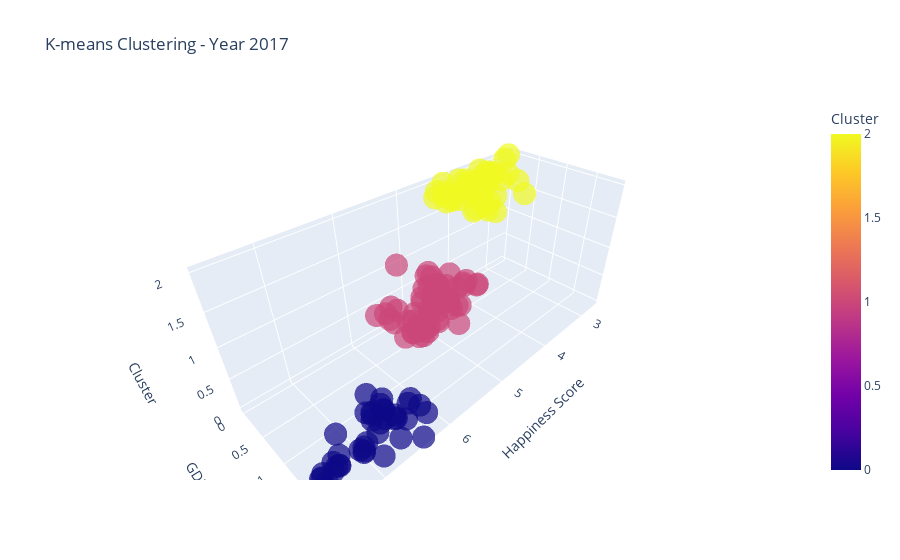

The notebook cell this image was saved under:
### Code cell
# Plot for 2017
kmeans_and_visualization(happiness17_df, 2017)

### Figure 1 — Plotly figure (JSON) as saved in the notebook; plotly's stock layout.template omitted (floating-point values rounded to 4 significant figures; data arrays with more than 128 entries replaced by an {"elided": "..."} marker saying what was removed)
{"data": [{"customdata": {"elided": "151x1 str values"}, "hovertemplate": "Happiness Score=%{x}<br>GDP per Capita=%{y}<br>Cluster=%{marker.color}<br>Country=%{customdata[0]}<extra></extra>", "legendgroup": "", "marker": {"color": {"elided": "151 int values"}, "coloraxis": "coloraxis", "opacity": 0.7, "symbol": "circle"}, "mode": "markers", "name": "", "scene": "scene", "showlegend": false, "type": "scatter3d", "x": {"elided": "151 float values"}, "y": {"elided": "151 float values"}, "z": {"elided": "151 int values"}}], "layout": {"coloraxis": {"colorbar": {"title": {"text": "Cluster"}}, "colorscale": [[0, "#0d0887"], [0.1111, "#46039f"], [0.2222, "#7201a8"], [0.3333, "#9c179e"], [0.4444, "#bd3786"], [0.5556, "#d8576b"], [0.6667, "#ed7953"], [0.7778, "#fb9f3a"], [0.8889, "#fdca26"], [1, "#f0f921"]]}, "legend": {"tracegroupgap": 0}, "scene": {"domain": {"x": [0, 1], "y": [0, 1]}, "xaxis": {"title": {"text": "Happiness Score"}}, "yaxis": {"title": {"text": "GDP per Capita"}}, "zaxis": {"title": {"text": "Cluster"}}}, "title": {"text": "K-means Clustering - Year 2017"}}}
